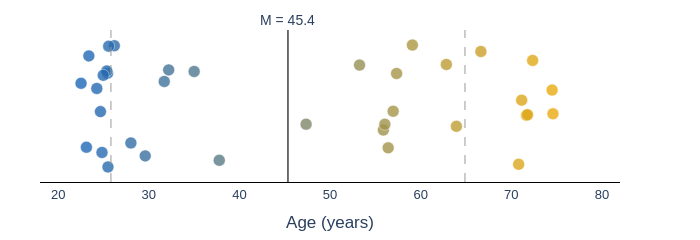
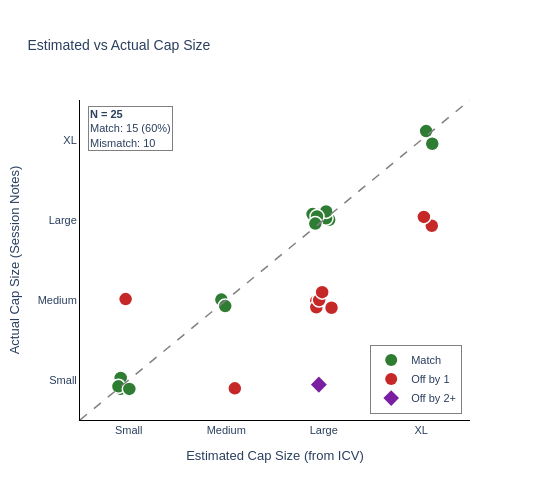

The notebook cell these images were saved under, in order:
### Markdown cell above
---
## 2. Sample Descriptives & Demographics

### Code cell
# Demographics and cap size analysis
desc_results = run_sample_descriptives()

### Figure 1 — Plotly figure (JSON) as saved in the notebook; plotly's stock layout.template omitted (floating-point values rounded to 4 significant figures)
{"data": [{"hoverinfo": "text", "marker": {"color": ["rgb(79,120,143)", "rgb(222,168,26)", "rgb(225,169,24)", "rgb(65,115,155)", "rgb(89,123,135)", "rgb(173,151,67)", "rgb(42,108,174)", "rgb(68,116,152)", "rgb(58,113,161)", "rgb(233,171,17)", "rgb(127,136,104)", "rgb(203,161,42)", "rgb(37,106,178)", "rgb(150,144,85)", "rgb(223,168,25)", "rgb(52,111,166)", "rgb(221,167,27)", "rgb(219,167,29)", "rgb(188,156,54)", "rgb(233,171,17)", "rgb(166,149,72)", "rgb(192,158,51)", "rgb(44,108,172)", "rgb(33,105,181)", "rgb(41,107,175)", "rgb(32,104,182)", "rgb(38,106,177)", "rgb(42,108,174)", "rgb(39,107,176)", "rgb(30,104,184)", "rgb(40,107,176)", "rgb(42,108,174)", "rgb(161,147,76)", "rgb(161,147,76)", "rgb(165,149,73)", "rgb(163,148,75)"], "line": {"color": "white", "width": 0.5}, "opacity": 0.8, "size": 12}, "mode": "markers", "showlegend": false, "text": ["sub-10369<br>Age: 35.0<br>Male", "sub-10418<br>Age: 71.7<br>Female", "sub-10541<br>Age: 72.4<br>Male", "sub-10559<br>Age: 31.7<br>Male", "sub-10589<br>Age: 37.8<br>Male", "sub-10590<br>Age: 59.1<br>Female", "sub-10606<br>Age: 25.4<br>Female", "sub-10608<br>Age: 32.2<br>Female", "sub-10636<br>Age: 29.6<br>Female", "sub-10638<br>Age: 74.6<br>Female", "sub-10641<br>Age: 47.4<br>Female", "sub-10649<br>Age: 66.7<br>Female", "sub-10656<br>Age: 24.3<br>Male", "sub-10661<br>Age: 53.3<br>Male", "sub-10716<br>Age: 71.8<br>Male", "sub-10804<br>Age: 28.0<br>Female", "sub-10809<br>Age: 71.2<br>Male", "sub-10810<br>Age: 70.8<br>Male", "sub-10862<br>Age: 62.8<br>Male", "sub-10866<br>Age: 74.5<br>Male", "sub-10886<br>Age: 57.4<br>Male", "sub-10898<br>Age: 64.0<br>Female", "sub-10950<br>Age: 26.2<br>Female", "sub-10951<br>Age: 23.4<br>Male", "sub-10961<br>Age: 25.4<br>Female", "sub-10998<br>Age: 23.1<br>Female", "sub-11016<br>Age: 24.7<br>Female", "sub-11030<br>Age: 25.5<br>Female", "sub-11286<br>Age: 24.8<br>Female", "sub-11318<br>Age: 22.5<br>Female", "sub-11329<br>Age: 25.0<br>Male", "sub-11526<br>Age: 25.6<br>Female", "sub-11563<br>Age: 55.9<br>Male", "sub-11628<br>Age: 56.0<br>Female", "sub-11631<br>Age: 57.0<br>Female", "sub-11773<br>Age: 56.4<br>Female"], "type": "scatter", "x": [35.01, 71.68, 72.36, 31.71, 37.78, 59.09, 25.45, 32.2, 29.61, 74.6, 47.36, 66.65, 24.27, 53.26, 71.8, 28.03, 71.15, 70.82, 62.84, 74.51, 57.35, 63.95, 26.2, 23.39, 25.37, 23.12, 24.67, 25.5, 24.84, 22.53, 24.98, 25.58, 55.89, 56.05, 56.97, 56.42], "y": [0.08219, -0.01834, 0.1076, 0.05921, -0.1217, 0.1427, 0.07834, 0.08582, -0.1116, -0.01488, -0.03876, 0.128, 0.04316, 0.09683, -0.01698, -0.08183, 0.01638, -0.1309, 0.09829, 0.0395, 0.07743, -0.04364, 0.1412, 0.1179, 0.08352, -0.09161, -0.009984, -0.1369, -0.1037, 0.05491, 0.07343, 0.1403, -0.05225, -0.03886, -0.009133, -0.09316]}], "layout": {"annotations": [{"showarrow": false, "text": "M = 45.4", "x": 45.36, "xanchor": "center", "xref": "x", "y": 1, "yanchor": "bottom", "yref": "y domain"}], "font": {"family": "Arial", "size": 14}, "height": 200, "margin": {"b": 40, "l": 40, "r": 80, "t": 30}, "shapes": [{"line": {"color": "#404040", "dash": "solid", "width": 1.5}, "type": "line", "x0": 45.36, "x1": 45.36, "xref": "x", "y0": 0, "y1": 1, "yref": "y domain"}, {"line": {"color": "#999999", "dash": "dash", "width": 1}, "type": "line", "x0": 25.83, "x1": 25.83, "xref": "x", "y0": 0, "y1": 1, "yref": "y domain"}, {"line": {"color": "#999999", "dash": "dash", "width": 1}, "type": "line", "x0": 64.89, "x1": 64.89, "xref": "x", "y0": 0, "y1": 1, "yref": "y domain"}], "width": 700, "xaxis": {"linecolor": "black", "linewidth": 1, "range": [18, 82], "showgrid": false, "showline": true, "tickfont": {"size": 13}, "title": {"text": "Age (years)"}, "type": "linear", "zeroline": false}, "yaxis": {"autorange": true, "range": [-0.1795, 0.1854], "type": "linear", "visible": false}}}

### Figure 2 — Plotly figure (JSON) as saved in the notebook; plotly's stock layout.template omitted (floating-point values rounded to 4 significant figures)
{"data": [{"customdata": [[10369, 1534.0, "Large", "Large", "Match"], [10541, 1615.0, "Extra Large", "Large", "+1 size"], [10559, 1444.0, "Large", "Large", "Match"], [10606, 1490.0, "Large", "Large", "Match"], [10608, 1197.0, "Small", "Small", "Match"], [10638, 1236.0, "Small", "Small", "Match"], [10641, 1314.0, "Small", "Small", "Match"], [10649, 1395.0, "Medium", "Small", "+1 size"], [10656, 1532.0, "Large", "Large", "Match"], [10661, 1616.0, "Extra Large", "Extra Large", "Match"], [10716, 1513.0, "Large", "Large", "Match"], [10809, 1667.0, "Extra Large", "Extra Large", "Match"], [10862, 1499.0, "Large", "Medium", "+1 size"], [10866, 1548.0, "Large", "Large", "Match"], [10886, 1521.0, "Large", "Medium", "+1 size"], [10961, 1457.0, "Large", "Medium", "+1 size"], [10998, 1531.0, "Large", "Medium", "+1 size"], [11016, 1327.0, "Small", "Small", "Match"], [11030, 1541.0, "Large", "Medium", "+1 size"], [11286, 1484.0, "Large", "Small", "+2 size"], [11329, 1752.0, "Extra Large", "Large", "+1 size"], [11563, 1526.0, "Large", "Large", "Match"], [11628, 1366.0, "Medium", "Medium", "Match"], [11631, 1299.0, "Small", "Medium", "-1 size"], [11773, 1435.0, "Medium", "Medium", "Match"]], "hovertemplate": "<b>%{customdata[0]}</b><br>ICV: %{customdata[1]:.0f} mm³<br>Estimated: %{customdata[2]}<br>Actual: %{customdata[3]}<br>Diff: %{customdata[4]}<extra></extra>", "marker": {"color": ["#2E7D32", "#C62828", "#2E7D32", "#2E7D32", "#2E7D32", "#2E7D32", "#2E7D32", "#C62828", "#2E7D32", "#2E7D32", "#2E7D32", "#2E7D32", "#C62828", "#2E7D32", "#C62828", "#C62828", "#C62828", "#2E7D32", "#C62828", "#7B1FA2", "#C62828", "#2E7D32", "#2E7D32", "#C62828", "#2E7D32"], "line": {"color": "white", "width": 1.5}, "size": 14, "symbol": ["circle", "circle", "circle", "circle", "circle", "circle", "circle", "circle", "circle", "circle", "circle", "circle", "circle", "circle", "circle", "circle", "circle", "circle", "circle", "diamond", "circle", "circle", "circle", "circle", "circle"]}, "mode": "markers", "showlegend": false, "type": "scatter", "x": [2.97, 4.108, 3.056, 3.024, 0.9174, 0.9174, 0.8939, 2.088, 3.024, 4.05, 2.885, 4.113, 3.08, 2.931, 2.924, 2.924, 2.953, 1.006, 2.984, 2.95, 4.027, 2.913, 1.95, 0.9679, 1.989], "y": [3.068, 2.928, 3.003, 3.022, 0.8911, 1.026, 0.9209, 0.8956, 3.108, 4.112, 3.074, 3.953, 1.903, 3.044, 1.986, 1.909, 1.999, 0.8883, 2.098, 0.9421, 3.039, 2.955, 2.005, 2.011, 1.924]}, {"hoverinfo": "skip", "line": {"color": "gray", "dash": "dash", "width": 1.5}, "mode": "lines", "showlegend": false, "type": "scatter", "x": [0.5, 4.5], "y": [0.5, 4.5]}, {"marker": {"color": "#2E7D32", "size": 12, "symbol": "circle"}, "mode": "markers", "name": "Match", "type": "scatter", "x": [null], "y": [null]}, {"marker": {"color": "#C62828", "size": 12, "symbol": "circle"}, "mode": "markers", "name": "Off by 1", "type": "scatter", "x": [null], "y": [null]}, {"marker": {"color": "#7B1FA2", "size": 12, "symbol": "diamond"}, "mode": "markers", "name": "Off by 2+", "type": "scatter", "x": [null], "y": [null]}], "layout": {"annotations": [{"align": "left", "bgcolor": "rgba(255,255,255,0.9)", "bordercolor": "gray", "borderwidth": 1, "font": {"size": 11}, "showarrow": false, "text": "<b>N = 25</b><br>Match: 15 (60%)<br>Mismatch: 10", "x": 0.02, "xanchor": "left", "xref": "paper", "y": 0.98, "yanchor": "top", "yref": "paper"}], "font": {"family": "Arial", "size": 11}, "height": 500, "legend": {"bgcolor": "rgba(255,255,255,0.9)", "bordercolor": "gray", "borderwidth": 1, "x": 0.98, "xanchor": "right", "y": 0.02, "yanchor": "bottom"}, "title": {"font": {"size": 14}, "text": "Estimated vs Actual Cap Size"}, "width": 550, "xaxis": {"linecolor": "black", "linewidth": 1, "range": [0.5, 4.5], "showgrid": false, "ticktext": ["Small", "Medium", "Large", "XL"], "tickvals": [1, 2, 3, 4], "title": {"text": "Estimated Cap Size (from ICV)"}, "type": "linear"}, "yaxis": {"linecolor": "black", "linewidth": 1, "range": [0.5, 4.5], "showgrid": false, "ticktext": ["Small", "Medium", "Large", "XL"], "tickvals": [1, 2, 3, 4], "title": {"text": "Actual Cap Size (Session Notes)"}, "type": "linear"}}}
